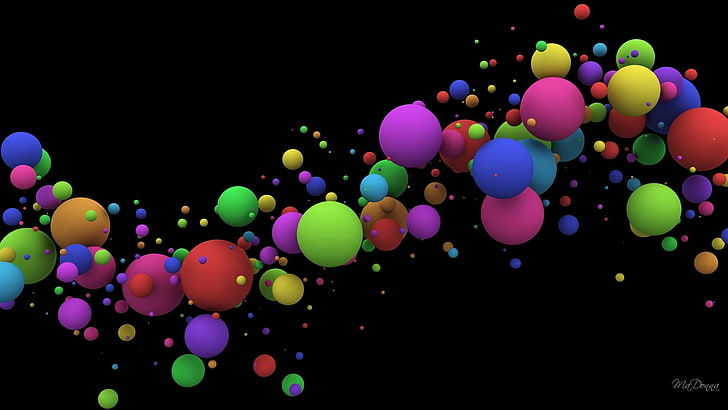
#> input picture resources/color_balls.jpg, 728 x 410 px
$ python 'Image conversion project.py'
#> lines starting #> are read from the running program, lines starting #| are printed output that depends on the picture
# -*- coding: utf-8 -*-
# Image Conversion project

import cv2

# Get the path of the image from the user, ensuring it's in UTF-8
path = input('Enter the path of image: ').encode('utf-8').decode('utf-8')
#> the answer given: resources/color_balls.jpg

print("You entered this path =", path)

# Load the image in grayscale mode
img = cv2.imread(path, 0)
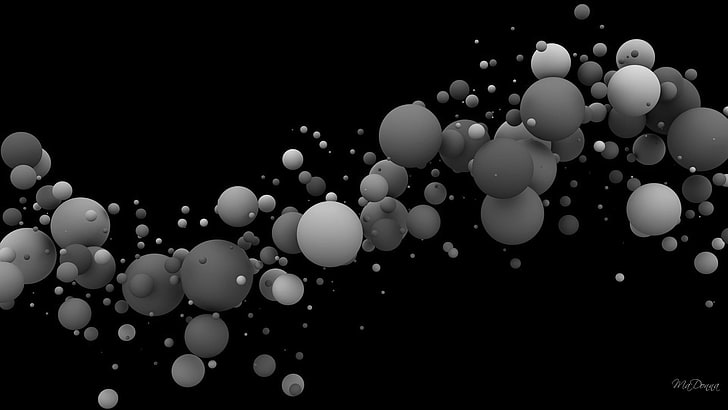
#> img: shape (410, 728); min 0, max 254, mean 24

# Resize the image
img = cv2.resize(img, (1000, 300))
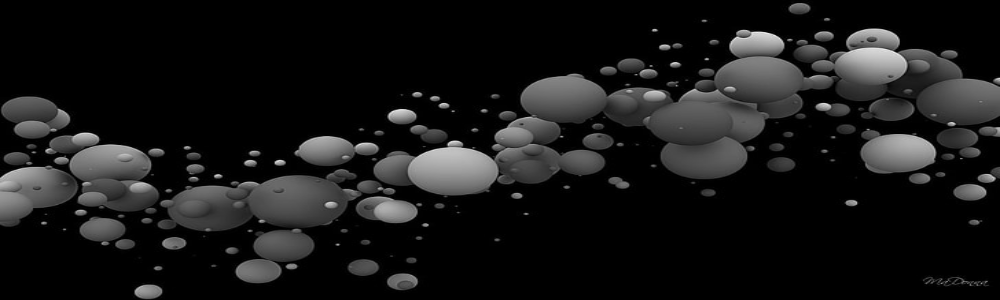
#> img: shape (300, 1000); min 0, max 240, mean 24
img = cv2.flip(img, 0)   #0,1,-1
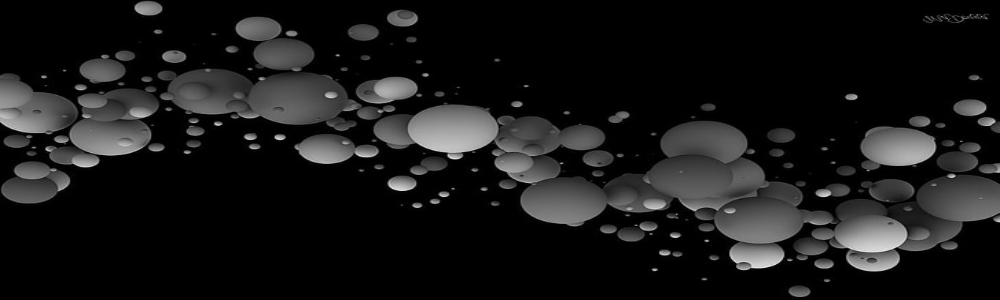
#> img: shape (300, 1000); min 0, max 240, mean 24

# Display the grayscale image
cv2.imshow("Gray scale image", img)
print("Image in Gray scale", img)
#> (printed output is left out)

# Wait for a key press
k = cv2.waitKey(0)
#> (key Esc is pressed here)
if k == ord("s"):
    cv2.imwrite("D:\shineouput.png",img)


else:
    cv2.destroyAllWindows()

$ run again, on resources/warp.jpg
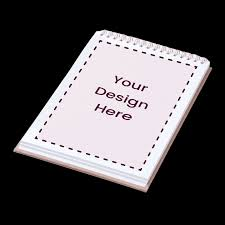
#> input picture resources/warp.jpg, 225 x 225 px
#> `img = cv2.resize(img, (1000, 300))`:
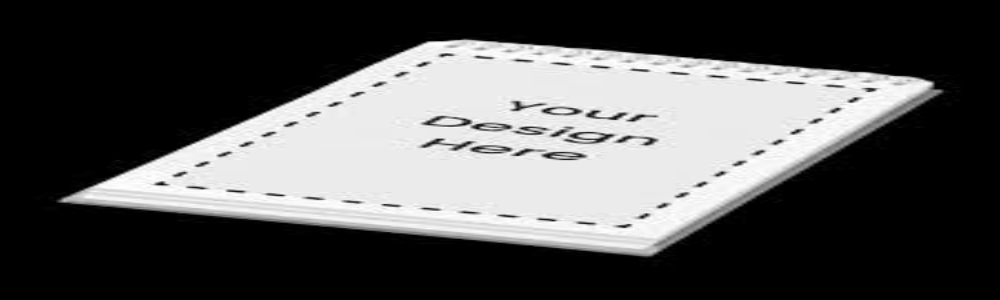
#> img: shape (300, 1000); min 0, max 255, mean 83.5
#> `img = cv2.flip(img, 0)`:
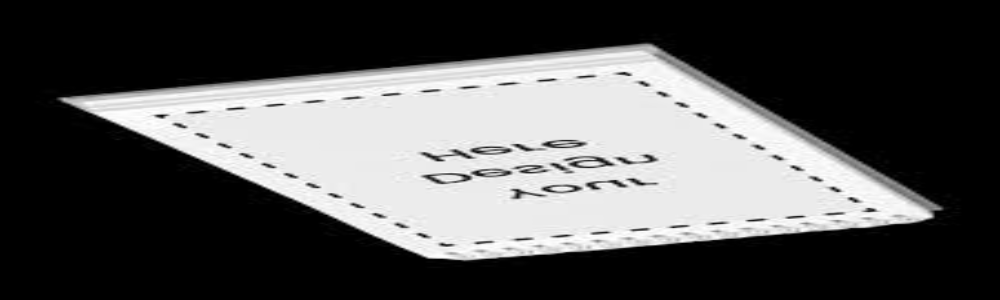
#> img: shape (300, 1000); min 0, max 255, mean 83.5
#> (printed output is left out)
